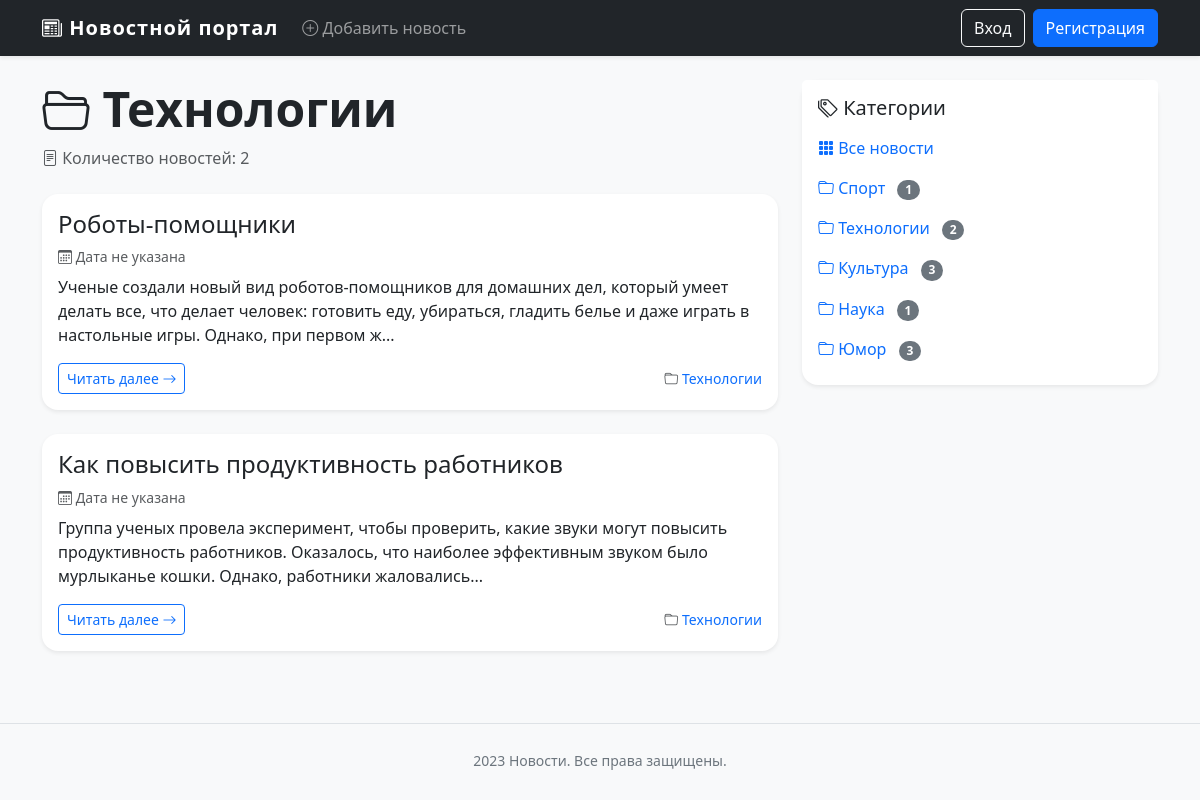
Page /category/2 on the committed database.
### models.py (models this page shows, shortened)
class Category(db.Model):
    id = db.Column(db.Integer, primary_key=True)
    title = db.Column(db.String(255), nullable=False)
    news = db.relationship('News', back_populates='category', cascade='all, delete-orphan')

class News(db.Model):
    id = db.Column(db.Integer, primary_key=True)
    title = db.Column(db.String(255), unique=True, nullable=False)
    text = db.Column(db.Text, nullable=False)
    created_date = db.Column(db.DateTime, default=datetime.utcnow)
    category_id = db.Column(db.Integer, db.ForeignKey('category.id'), nullable=False)
    category = db.relationship('Category', back_populates='news')
    user_id = db.Column(db.Integer, db.ForeignKey('user.id'))
    user = db.relationship("User", back_populates = "news")

### views.py (the view)
@app.route("/category/<int:id>")
def category_news(id):
    category = Category.query.get_or_404(id)
    news_list = category.news
    categories = Category.query.all()
    return render_template("category.html", category=category, news_list=news_list, categories=categories)

### templates/category.html
{% extends "base.html" %}
{% block content %}
<div class="mb-4">
    <h1 class="display-5 fw-semibold">
        <i class="bi bi-folder2-open"></i> {{ category.title }}
    </h1>
    <p class="text-muted">
        <i class="bi bi-file-text"></i> Количество новостей: {{ news_list|length }}
    </p>
</div>
{% if news_list %}
    {% for news in news_list %}
    <div class="card card-news shadow-sm mb-4">
        <div class="card-body">
            <h2 class="h4 card-title">
                <a href="{{ url_for('news_detail', id=news.id) }}" class="text-dark text-decoration-none">
                    {{ news.title }}
                </a>
            </h2>
            <p class="card-text text-muted small mb-2">
                <i class="bi bi-calendar3"></i> {% if news.created_date %}
                {{ news.created_date.strftime('%d.%m.%Y %H:%M') }}
            {% else %}
                Дата не указана
            {% endif %}
            </p>
            <p class="card-text">
                {{ news.text[:200] }}{% if news.text|length > 200 %}...{% endif %}
            </p>
            <div class="d-flex justify-content-between align-items-center mt-3">
                <a href="{{ url_for('news_detail', id=news.id) }}" class="btn btn-sm btn-outline-primary">
                    Читать далее <i class="bi bi-arrow-right"></i>
                </a>
                <span class="text-muted small">
                    <i class="bi bi-folder"></i>
                    <a href="{{ url_for('category_news', id=news.category.id) }}" class="category-link">
                        {{ news.category.title }}
                    </a>
                </span>
            </div>
        </div>
    </div>
    {% endfor %}
{% else %}
    <div class="alert alert-info" role="alert">
        <i class="bi bi-info-circle"></i> В этой категории пока нет новостей.
    </div>
{% endif %}
{% endblock %}

### templates/side_navigation.html
<div class="card shadow-sm border-0 rounded-4">
    <div class="card-header bg-white border-0 pt-3 pb-0">
        <h5 class="card-title mb-0">
            <i class="bi bi-tags"></i> Категории
        </h5>
    </div>
    <div class="card-body pt-2">
        <ul class="list-group list-group-flush">
            <li class="list-group-item border-0 ps-0">
                <a href="{{ url_for('home_page') }}" class="text-decoration-none">
                    <i class="bi bi-grid-3x3-gap-fill"></i> Все новости
                </a>
            </li>
            {% for cat in categories %}
            <li class="list-group-item border-0 ps-0">
                <a href="{{ url_for('category_news', id=cat.id) }}" class="text-decoration-none">
                    <i class="bi bi-folder"></i> {{ cat.title }}
                </a>
                <span class="badge bg-secondary rounded-pill ms-2">{{ cat.news|length }}</span>
            </li>
            {% else %}
            <li class="list-group-item border-0 ps-0 text-muted">Категории отсутствуют</li>
            {% endfor %}
        </ul>
    </div>
</div>

### templates/base.html (style rules this page uses)
body { background: #f8f9fa; }
.card-news { transition: transform 0.2s, box-shadow 0.2s; border: none; border-radius: 1rem; }
.category-link { text-decoration: none; transition: color 0.2s; }

### rows in the picture
Category: title "Технологии", news|length "2"
News: title "Роботы-помощники", shows "Дата не указана", text "Ученые создали новый вид роботов-помощников для домашних дел, который умеет делать все, что делает человек: готовить еду, убираться, гладить белье и даже играть в настольные игры. Однако, при первом ж", category "Технологии"
News: title "Как повысить продуктивность работников", shows "Дата не указана", text "Группа ученых провела эксперимент, чтобы проверить, какие звуки могут повысить продуктивность работников. Оказалось, что наиболее эффективным звуком было мурлыканье кошки. Однако, работники жаловались", category "Технологии"
Category: title "Спорт", news|length "1"
Category: title "Культура", news|length "3"
Category: title "Наука", news|length "1"
Category: title "Юмор", news|length "3"

### other values in the picture
{{ news_list|length }} "2"
